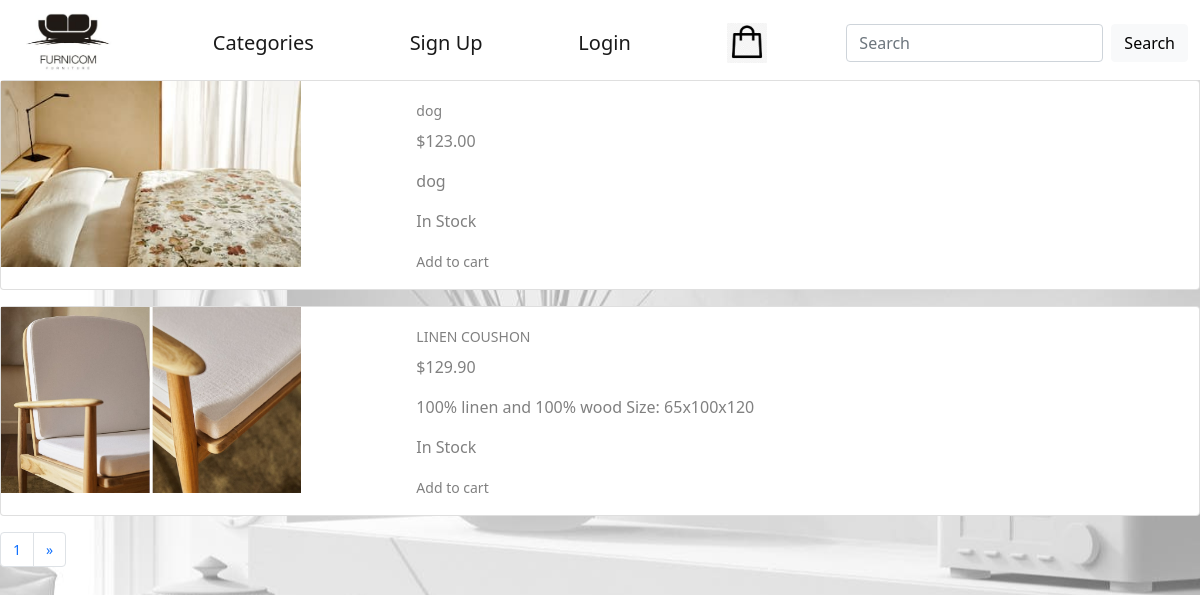
Page /living_room/ on the committed database.
### product/models.py (models this page shows, shortened)
class Product(models.Model):
    STATUS_CHOICES = (
        ('in stock', 'In Stock'),
        ('out of stock', 'Out of Stock'),
        ('await', 'Awaiting')
    )
    name = models.CharField(max_length=100)
    description = models.TextField()
    price = models.DecimalField(max_digits=10,
                                decimal_places=2)
    image = models.ImageField(upload_to='products')
    category = models.ForeignKey(Category,
                                 on_delete=models.CASCADE,
                                 related_name='products')
    status = models.CharField(choices=STATUS_CHOICES,
                              max_length=20)
    class Meta:
        ordering = ['-id', ]

### product/views.py (the view)
# urls.py: path('<str:slug>/', ProductListView.as_view(), name='list'),
class ProductListView(ListView):
    model = Product
    template_name = 'product/list.html'
    context_object_name = 'products'
    paginate_by = 2
    def get_queryset(self):
        queryset = super().get_queryset()
        category = self.kwargs.get('slug')
        queryset = queryset.filter(category__slug=category)
        return queryset
    def get_context_data(self, **kwargs):
        context = super().get_context_data(**kwargs)
        context['category'] = self.kwargs.get('slug')
        return context

### product/templates/product/list.html (shortened to what this page needs)
{% extends 'base.html' %}
{% load static %}
{% block content %}
{% for product in products %}
<div class="card mb-3" style="max-width: 100%;">
    <div class="row g-0">
        <div class="col-md-4">
            <img style="width: 300px; height: auto;" src="{{ product.image.url }}">
        </div>
        <div class="col-md-8">
            <div class="card-body">
                <h5 class="card-title"><a href="{% url 'detail' product.id %}">{{ product.name }}</a></h5>
                <p style="color:grey">${{ product.price }}</p>
                <p style="color: grey;" class="card-text">{{ product.description | truncatewords:10 }}</p>
                {% if product.status == 'in stock' %}
                <p style="color: grey;" class="card-text">In Stock</p>
                {% elif product.status == 'out of stock' %}
                <p style="color: red;" class="card-text">Not available</p>
                {% else %}
                <p style="color: blue;" class="card-text">Coming soon</p>
                {% endif %}
                <a href="{% url 'cart_add' product.id %}">Add to cart</a>
            </div>
        </div>
    </div>
</div>
{% endfor %}
{% if is_paginated %}
<nav aria-label="Page navigation example">
    <ul class="pagination">
        <li class="page-item"><a class="page-link" href="">{{ page_obj.number }}</a></li>
        {% if page_obj.has_next %}
        <li class="page-item">
            <a class="page-link" href="{% url 'list' category %}?page={{ page_obj.next_page_number }}" aria-label="Next">
                <span aria-hidden="true">&raquo;</span>
            </a>
        </li>
        {% endif %}
    </ul>
</nav>
{% endif %}
{% endblock %}

### templates/base.html (style rules this page uses)
A:link { text-decoration: none; }
A { font-size: 14px; color: grey; }

### rows in the picture
Product: image (picture), name "dog", price "123.00", description "dog", status "In Stock"
Product: image (picture), name "LINEN COUSHON", price "129.90", description "100% linen and 100% wood Size: 65x100x120", status "In Stock"

### other values in the picture
{{ page_obj.number }} "1"
